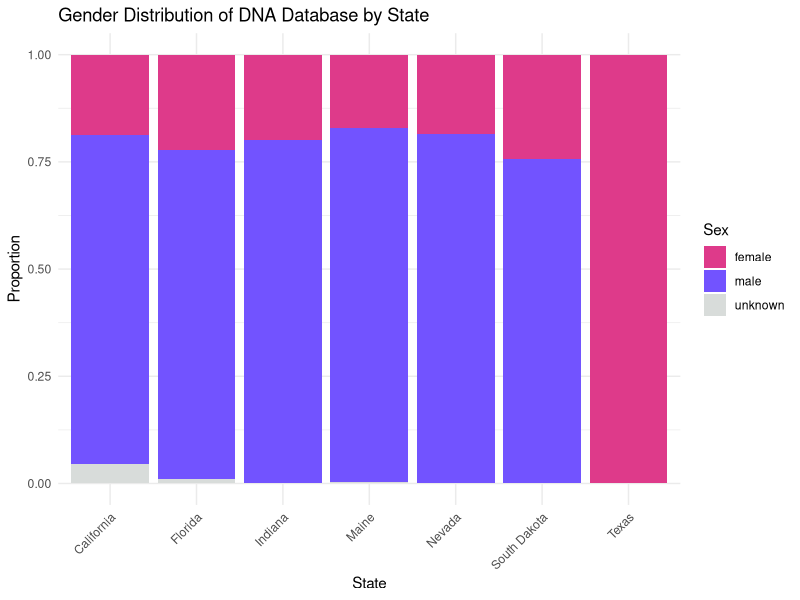
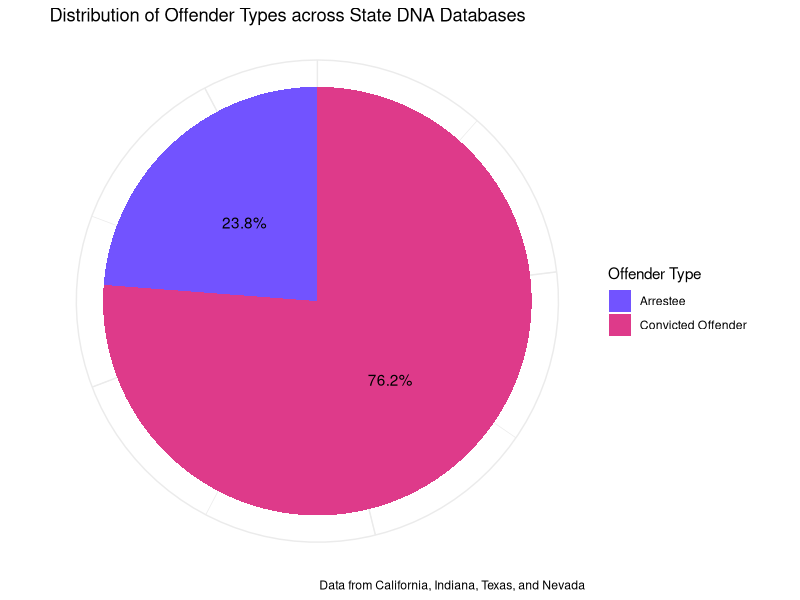
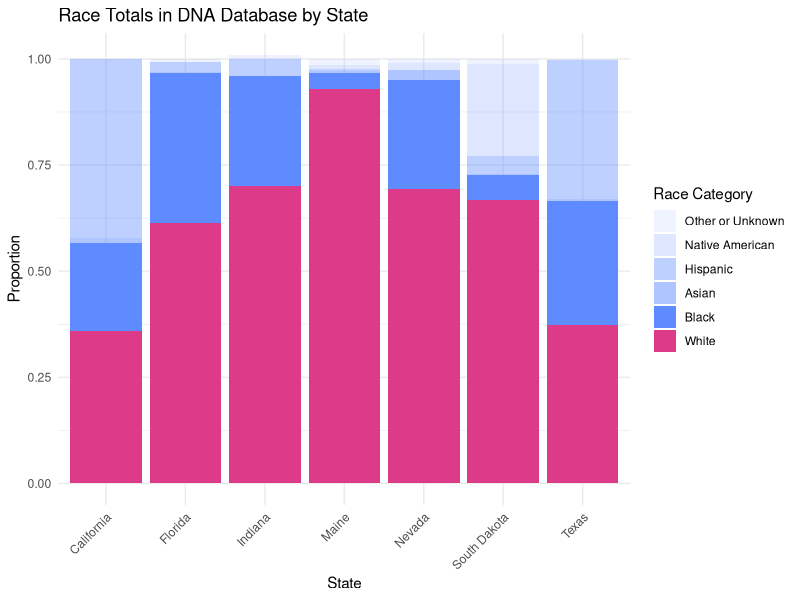
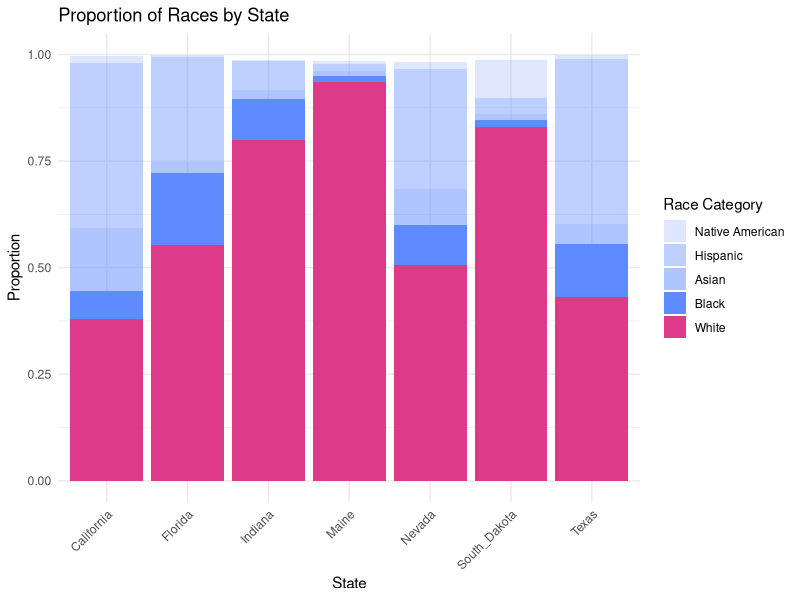
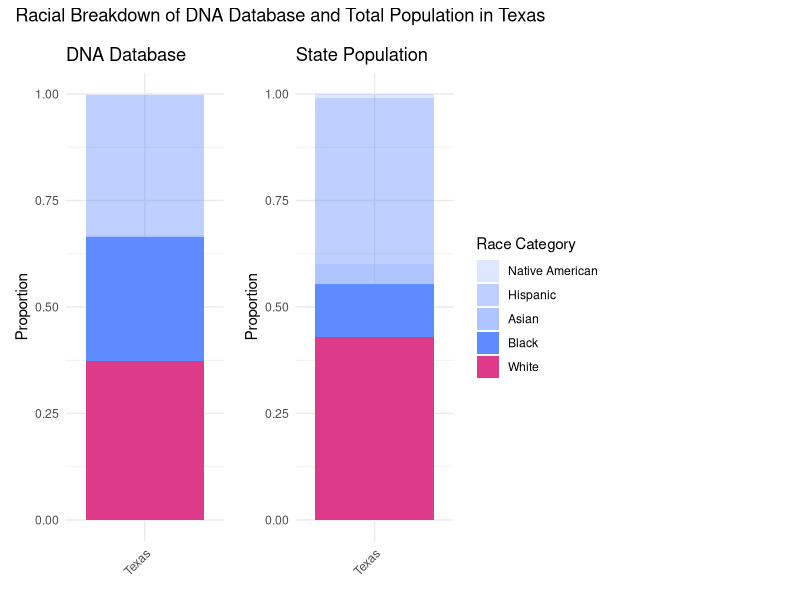
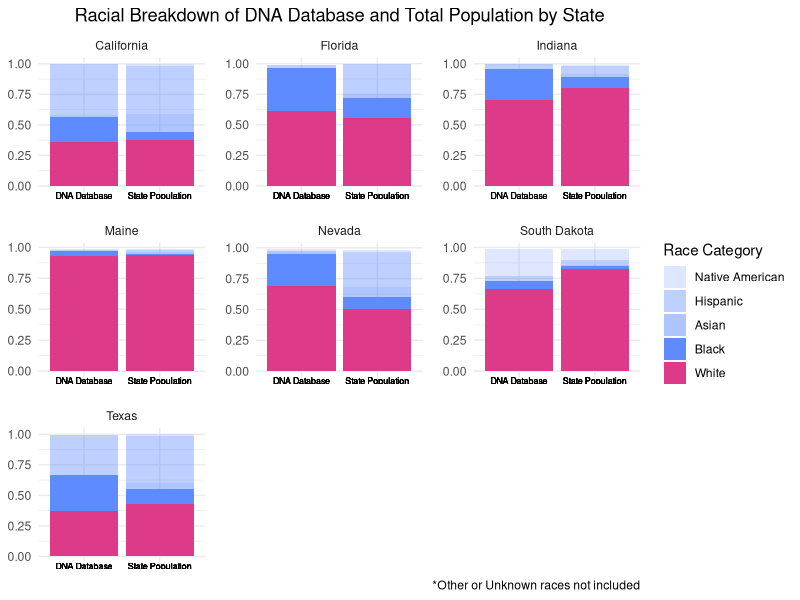
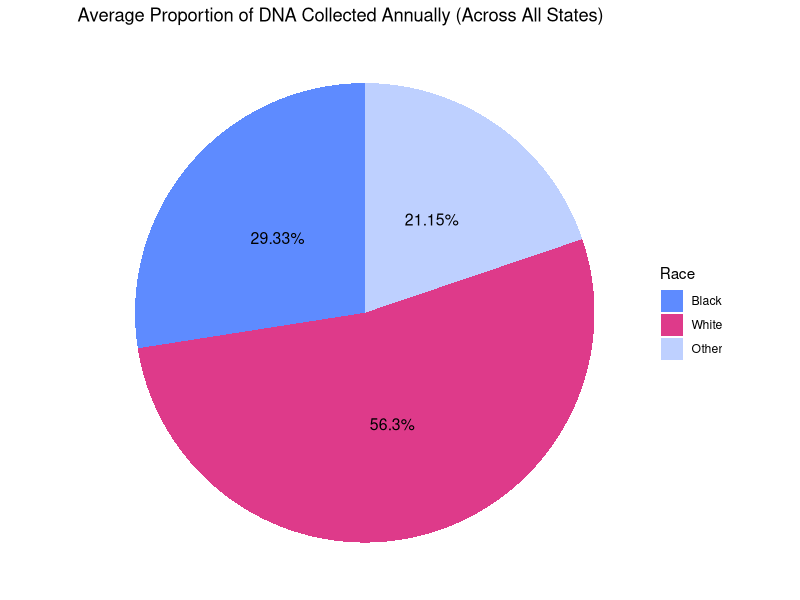
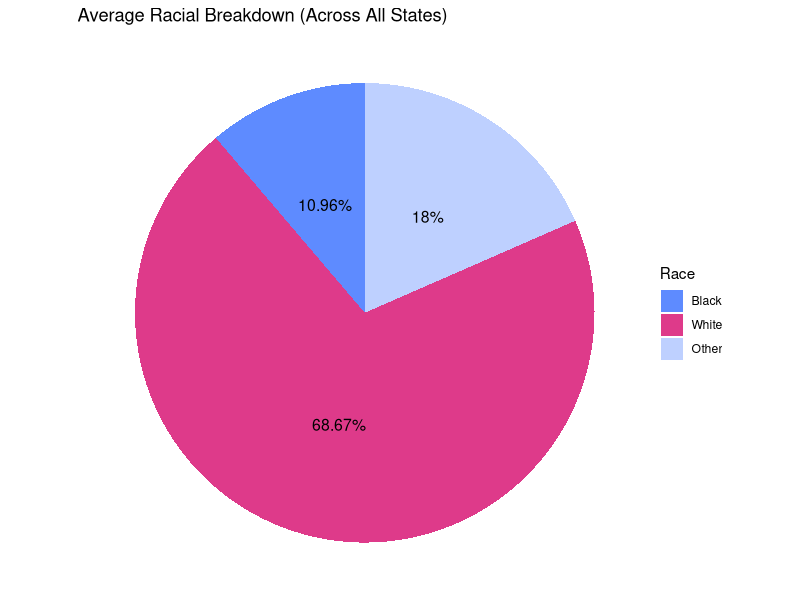

These figures' R source, in order:
## ---- chunk 1

knitr::opts_chunk$set(eval = TRUE, echo = FALSE, warning = FALSE, fig.width = 7, fig.height = 6)

if (!requireNamespace("tidyverse", quietly = TRUE)) {
  install.packages("tidyverse")
}

if (!requireNamespace("knitr", quietly = TRUE)) {
  install.packages("knitr")
}

if (!requireNamespace("patchwork", quietly = TRUE)) {
  install.packages("patchwork")
}


library(tidyverse)
library(knitr)
library(patchwork)
## ---- chunk 2
data <- read_csv("data/Murphy_Appendix_all_data.csv", show_col_types = FALSE) 

## ---- chunk 3
data <- data |>
  select(-file) 
## ---- chunk 4
  data <- data |> 
      mutate(
        # Check if 'proportion' is in the variable_detailed
        is_proportion = grepl("proportion", variable_detailed, ignore.case = TRUE),
         
        # Create value_type based on the presence of 'proportion'
        value_type = ifelse(is_proportion, 
                          "proportion", 
                          "number"),
          
          # Remove 'proportion' text from variable_detailed
          variable_detailed = ifelse(is_proportion, gsub("proportion", "", variable_detailed, ignore.case = TRUE), variable_detailed),
          
          # Trim whitespace
          variable_detailed = trimws(variable_detailed),
          
          # cleaned variable_detailed to numeric
          variable_detailed_numeric = suppressWarnings(as.numeric(variable_detailed)),
          
          # Update value_type to "number" if variable_detailed_numeric is greater than 1
          value_type = ifelse(!is.na(variable_detailed_numeric) & variable_detailed_numeric > 1, 
                              "number", 
                              value_type)
      ) |> 
      # Drop temporary columns
      select(-is_proportion, -variable_detailed_numeric)

## ---- chunk 5
data <- data |> 
    rename(variable_type = variatble_type)

## ---- chunk 6
#race
data <- data |> 
  mutate(
    variable_detailed = case_when(
      variable_type == "race" & grepl("\\basian\\b", variable_detailed, ignore.case = TRUE) ~ "asian_total",
      variable_type == "race" & grepl("\\bblack\\b", variable_detailed, ignore.case = TRUE) ~ "black_total",
      variable_type == "race" & grepl("\\bafrican_american\\b", variable_detailed, ignore.case = TRUE) ~ "black_total",
      variable_type == "race" & grepl("\\bblack_\\b", variable_detailed, ignore.case = TRUE) ~ "black_total",
      variable_type == "race" & grepl("\\bhispanic\\b", variable_detailed, ignore.case = TRUE) ~ "hispanic_total",
      variable_type == "race" & grepl("\\bhispanic_\\b", variable_detailed, ignore.case = TRUE) ~ "hispanic_total",
      variable_type == "race" & grepl("\\bnative\\b", variable_detailed, ignore.case = TRUE) ~ "native_american_total",
      variable_type == "race" & grepl("\\bamerican_indian\\b", variable_detailed, ignore.case = TRUE) ~ "native_american_total",
       variable_type == "race" & grepl("\\bnative_american\\b", variable_detailed, ignore.case = TRUE) ~ "native_american_total",
      variable_type == "race" & grepl("\\bwhite\\b", variable_detailed, ignore.case = TRUE) ~ "white_total",
      variable_type == "race" & grepl("\\bcausasian\\b", variable_detailed, ignore.case = TRUE) ~ "white_total",
      variable_type == "race" & grepl("\\bcaucasian\\b", variable_detailed, ignore.case = TRUE) ~ "white_total",
      variable_type == "race" & grepl("\\bcausasian_\\b", variable_detailed, ignore.case = TRUE) ~ "white_total",
      variable_type == "race" & grepl("\\bother\\b", variable_detailed, ignore.case = TRUE) ~ "other_total",
      variable_type == "race" & grepl("\\basian_offender\\b", variable_detailed, ignore.case = TRUE) ~ "asian_convicted_offender",
      variable_type == "race" & grepl("\\bblack_offender\\b", variable_detailed, ignore.case = TRUE) ~ "black_convicted_offender",
      variable_type == "race" & grepl("\\bhispanic_offender\\b", variable_detailed, ignore.case = TRUE) ~ "hispanic_convicted_offender",
      variable_type == "race" & grepl("\\bnative_american_offender\\b", variable_detailed, ignore.case = TRUE) ~ "native_american_convicted_offender",
      variable_type == "race" & grepl("\\bwhite_offender\\b", variable_detailed, ignore.case = TRUE) ~ "white_convicted_offender",
      variable_type == "race" & grepl("\\bcaucasian_offender\\b", variable_detailed, ignore.case = TRUE) ~ "white_convicted_offender",
      variable_type == "race" & grepl("\\bcaucasian_convicted_offender\\b", variable_detailed, ignore.case = TRUE) ~ "white_convicted_offender",
      variable_type == "race" & grepl("\\bother_offender\\b", variable_detailed, ignore.case = TRUE) ~ "other_convicted_offender",
      variable_type == "race" & grepl("\\bafrican_american__convicted_offender\\b", variable_detailed, ignore.case = TRUE) ~ "black_convicted_offender",
      variable_type == "race" & grepl("\\bafrican_american_convicted_offender\\b", variable_detailed, ignore.case = TRUE) ~ "black_convicted_offender",
      variable_type == "race" & grepl("\\bafrican_american_offender\\b", variable_detailed, ignore.case = TRUE) ~ "black_convicted_offender",
      variable_type == "race" & grepl("\\bafrican_american_arrestee\\b", variable_detailed, ignore.case = TRUE) ~ "black_arrestee",
      variable_type == "race" & grepl("\\bcaucasian_arrestee\\b", variable_detailed, ignore.case = TRUE) ~ "white_arrestee",
      TRUE ~ variable_detailed
    ))
    
#DNA collection breakdown
data <- data |> 
  mutate(
    variable_detailed = case_when(
      variable_type == "DNA_collection_breakdown" & grepl("asian", variable_detailed, ignore.case = TRUE) ~ "asian_annual",
      variable_type == "DNA_collection_breakdown" & grepl("black", variable_detailed, ignore.case = TRUE) ~ "black_annual",
      variable_type == "DNA_collection_breakdown" & grepl("hispanic", variable_detailed, ignore.case = TRUE) ~ "hispanic_annual",
      variable_type == "DNA_collection_breakdown" & grepl("native", variable_detailed, ignore.case = TRUE) ~ "native_american_annual",
      variable_type == "DNA_collection_breakdown" & grepl("white", variable_detailed, ignore.case = TRUE) ~ "white_annual",
      variable_type == "DNA_collection_breakdown" & grepl("other", variable_detailed, ignore.case = TRUE) ~ "other_annual",
      TRUE ~ variable_detailed
    )
  )
    
## ---- chunk 7
# Update 'variable_type' to 'race' where it is 'DNA_collection_breakdown'

data <- data |> 
  mutate(
    variable_type = ifelse(variable_type == "DNA_collection_breakdown", "race", variable_type))
## ---- chunk 8
#state demographic
data <- data |> 
  mutate(
    variable_detailed = case_when(
      variable_type == "state_demographic" & grepl("asian", variable_detailed, ignore.case = TRUE) ~ "asian_state",
      variable_type == "state_demographic" & grepl("black", variable_detailed, ignore.case = TRUE) ~ "black_state",
      variable_type == "state_demographic" & grepl("hispanic", variable_detailed, ignore.case = TRUE) ~ "hispanic_state",
      variable_type == "state_demographic" & grepl("native", variable_detailed, ignore.case = TRUE) ~ "native_american_state",
      variable_type == "state_demographic" & grepl("white", variable_detailed, ignore.case = TRUE) ~ "white_state",
      variable_type == "state_demographic" & grepl("other", variable_detailed, ignore.case = TRUE) ~ "other_state",
      TRUE ~ variable_detailed
    )
  )

## ---- chunk 9
# Update 'variable_type' to 'race' where it is 'state_demographic'

data <- data |> 
  mutate(
    variable_type = ifelse(variable_type == "state_demographic", "race", variable_type))
## ---- chunk 10
#population data collected variables
data <- data |> 
  mutate(
    variable_detailed = case_when(
      variable_type == "population_data_collected" & grepl("asian", variable_detailed, ignore.case = TRUE) ~ "asian_pop_collected",
      variable_type == "population_data_collected" & grepl("black", variable_detailed, ignore.case = TRUE) ~ "black_pop_collected",
      variable_type == "population_data_collected" & grepl("hispanic", variable_detailed, ignore.case = TRUE) ~ "hispanic_pop_collected",
      variable_type == "population_data_collected" & grepl("native", variable_detailed, ignore.case = TRUE) ~ "native_american_pop_collected",
      variable_type == "population_data_collected" & grepl("white", variable_detailed, ignore.case = TRUE) ~ "white_pop_collected",
      variable_type == "population_data_collected" & grepl("other", variable_detailed, ignore.case = TRUE) ~ "other_pop_collected",
      TRUE ~ variable_detailed
    )
  )
## ---- chunk 11
# Update 'variable_type' to 'race' where it is 'population_data_collected'

data <- data |> 
  mutate(
    variable_type = ifelse(variable_type == "population_data_collected", "race", variable_type))
## ---- chunk 12
#sex variable type
data <- data |> 
  mutate(
    variable_detailed = case_when(
      variable_type == "sex" & grepl("\\bfemale\\b", variable_detailed, ignore.case = TRUE) ~ "female_total",
      variable_type == "sex" & grepl("\\bfemale_\\b", variable_detailed, ignore.case = TRUE) ~ "female_total",
      variable_type == "sex" & grepl("\\bfemales\\b", variable_detailed, ignore.case = TRUE) ~ "female_total",
      variable_type == "sex" & grepl("\\bfemale_offender\\b", variable_detailed, ignore.case = TRUE) ~ "female_convicted_offender",
      variable_type == "sex" & grepl("\\bmale\\b", variable_detailed, ignore.case = TRUE) ~ "male_total",
      variable_type == "sex" & grepl("\\bmale_\\b", variable_detailed, ignore.case = TRUE) ~ "male_total",
      variable_type == "sex" & grepl("\\bmales\\b", variable_detailed, ignore.case = TRUE) ~ "male_total",
      TRUE ~ variable_detailed 
    )
  )
## ---- chunk 13
data <- data |> 
  mutate(
    variable_type = ifelse(variable_type == "gender", "sex", variable_type))
## ---- chunk 14
data <- data |> 
  mutate(
    variable_detailed = case_when(
      variable_type == "offender_type" & grepl("\\barrestee\\b", variable_detailed, ignore.case = TRUE) ~ "arrestee_total",
      variable_type == "offender_type" & grepl("\\barrested_offender\\b", variable_detailed, ignore.case = TRUE) ~ "arrestee_total",
      variable_type == "offender_type" & grepl("\\bconvicted_offender\\b", variable_detailed, ignore.case = TRUE) ~ "convicted_offender_total",
      variable_type == "offender_type" & grepl("\\bconviceted_offender\\b", variable_detailed, ignore.case = TRUE) ~ "convicted_offender_total",
      variable_type == "offender_type" & grepl("\\boffender\\b", variable_detailed, ignore.case = TRUE) ~ "convicted_offender_total",
      TRUE ~ variable_detailed 
    )
  )
## ---- chunk 15
write.csv(data, "data/murphy_foia_cleaned.csv")
## ---- chunk 16
data_sample <- data |> sample_n(5)
kable(data_sample, caption = "Sample of the Full Data")
## ---- chunk 17
#creating gender database
data_gender <- data |> 
  filter(variable_type == "sex")
## ---- chunk 18

#California totals
california_totals <- data_gender |> 
  filter(State == "California") |> 
  summarise(
    male_total = sum(value[grepl("male", variable_detailed, ignore.case = TRUE)]),
    female_total = sum(value[grepl("female", variable_detailed, ignore.case = TRUE)]),
    unknown_total = sum(value[grepl("unknown", variable_detailed, ignore.case = TRUE)])
  ) 

california_totals <- california_totals |>  
  pivot_longer(cols = everything(), names_to = "variable_detailed", values_to = "value")|> 
  mutate(
    State = "California",
    variable_type = "sex",
    value_type = "proportion"
  )
## ---- chunk 19
#create dataset with gender values as proportions only
data_gender_proportions <- data_gender  |> 
  group_by(State, variable_type, value_type) |>   # group by columns
  mutate(proportion = value / sum(value)) |>      # calculate proportion
  ungroup() |>                                    # Ungroup
  select(-value, -value_type)|>                   # remove value and value_type
  rename(proportion_value = proportion)           # Rename new column

data_gender_simplified <- data_gender_proportions |> 
  mutate(
 simplified_sex = case_when(
      str_detect(variable_detailed, "\\bmale\\b") ~ "male",
      str_detect(variable_detailed, "\\bmale_total\\b") ~ "male",
      str_detect(variable_detailed, "\\bmale_convicted_offender\\b") ~ "male",
      str_detect(variable_detailed, "\\bmale_arrestee\\b") ~ "male",
      str_detect(variable_detailed, "\\bfemale_total\\b") ~ "female",
      str_detect(variable_detailed, "\\bfemale_convicted_offender\\b") ~ "female",
      str_detect(variable_detailed, "\\bfemale_offender\\b") ~ "female",
      str_detect(variable_detailed, "\\bfemale_arrestee\\b") ~ "female",
      str_detect(variable_detailed, "\\bfemale\\b") ~ "female",
      TRUE ~ "unknown"
    )
  ) |> 
  group_by(State, simplified_sex) |> 
  summarize(total_value = sum(proportion_value), .groups = 'drop')

#stacked bar chart simplified
ggplot(data_gender_simplified, aes(x = State, y = total_value, fill = simplified_sex)) +
  geom_bar(stat = "identity") +  # Stacked bar chart by default
  scale_fill_manual(values = c("#DE3A8A", "#7253FF", "#D8DCDA")) +  # color palette
  labs(y = "Proportion", x = "State", title = "Gender Distribution of DNA Database by State", fill = "Sex") +
  theme_minimal() +
  theme(axis.text.x = element_text(angle = 45, hjust = 1))

## ---- chunk 20
data_offender_type <- data |> 
  filter(variable_type == "offender_type")

#pie chart of offender type

# Rename the offender types
data_offender_type_renamed <- data_offender_type |> 
  mutate(variable_detailed = case_when(
    variable_detailed == "arrestee_total" ~ "Arrestee",
    variable_detailed == "convicted_offender_total" ~ "Convicted Offender",
    TRUE ~ variable_detailed
  ))

# Filter and group by offender type, then summarize
data_offender_type_summarized <- data_offender_type_renamed |> 
  filter(variable_detailed %in% c("Arrestee", "Convicted Offender")) |> 
  group_by(variable_detailed) |> 
  summarize(total_value = sum(value, na.rm = TRUE))

# Calculate total sum of the summarized data
full_value <- sum(data_offender_type_summarized$total_value, na.rm = TRUE)

# Calculate percentages and create labels
data_offender_type_summarized <- data_offender_type_summarized |> 
  mutate(percentage = total_value / full_value * 100,
         label = paste0(round(percentage, 1), "%"))

# Create the pie chart
ggplot(data_offender_type_summarized, aes(x = "", y = total_value, fill = variable_detailed)) +
  geom_bar(stat = "identity", width = 1) +
  coord_polar("y") +  # Converts bar chart to pie chart
  labs(title = "Distribution of Offender Types across State DNA Databases", caption = "Data from California, Indiana, Texas, and Nevada", fill = "Offender Type") +
  geom_text(aes(label = label), position = position_stack(vjust = 0.5)) +
  theme_minimal() +
  theme(axis.title.x = element_blank(),
        axis.title.y = element_blank(),
        axis.ticks = element_blank(),
        axis.text = element_blank()) +
  scale_fill_manual(values = c("#7253FF", "#DE3A8A"))

## ---- chunk 21
#create data set with variable_type "race"
data_race <- data |> 
  filter(variable_type == "race")

#Summary stats
data_state <- data_race |> 
  filter(str_detect(variable_detailed, "_state"))

black_state <- data_state |> 
  filter(variable_detailed == "black_state") |>
  mutate(percentage = round(value * 100, 2))

# Top 3 states with the highest value for "black_state"
top_3_highest <- black_state |> 
  arrange(desc(percentage)) |> 
  slice_head(n = 3) |> 
  select(State, percentage)

# Top 3 states with the lowest value for "black_state"
top_3_lowest <- black_state |> 
  arrange(percentage) |> 
  slice_head(n = 3) |> 
  select(State, percentage)

# Average value for "black_state" across all states
average_black <- black_state |> 
  summarise(average_proportion = mean(value, na.rm = TRUE) * 100)

# Output the results

kable(top_3_highest, caption = "States with Highest Black Population", format = "markdown")

# Display the top 3 lowest states table
kable(top_3_lowest, caption = "States with Lowest Black Population", format = "markdown")
## ---- chunk 22
# Display the average value table
kable(average_black, caption = "Average Black Population Proportion Across All States", format = "markdown")


## ---- chunk 23
#create a data set with totals combining "convicted_offender" and "arrestee" data into totals by race
convicted_arrestee_totals <- data_race |> 
  filter(str_detect(variable_detailed, "_convicted_offender|_arrestee")) |> 
  mutate(variable_detailed = str_replace(variable_detailed, "_convicted_offender|_arrestee", "_total")) |> 
  group_by(State, variable_detailed) |> 
  summarize(value = sum(value), .groups = 'drop') |>
  mutate(value_type = "number")

# Combine and process race_totals
race_totals <- data_race |> 
  mutate(variable_detailed = case_when(
    str_detect(variable_detailed, "other_total|unknown") ~ "other_or_unknown",
    TRUE ~ variable_detailed
  )) |> 
  filter(str_detect(variable_detailed, "_total") | str_detect(variable_detailed, "other_or_unknown"))

# Add convicted_arrestee_totals to race_totals
race_totals <- race_totals |> 
  bind_rows(convicted_arrestee_totals) |> 
  group_by(State, variable_detailed) |> 
  summarize(value = sum(value), value_type = first(value_type), .groups = 'drop') |> 
  ungroup()

# Calculate the proportion value within each state
race_totals <- race_totals |> 
  group_by(State) |> 
  mutate(proportion_value = ifelse(value_type == "number", value / sum(value), NA)) |> 
  ungroup()

#keep already calculated proportions and remove value_type column
race_totals <- race_totals |> 
  mutate(proportion_value = ifelse(is.na(proportion_value), value, proportion_value)) |> 
  select(-value_type)

race_totals <- race_totals |> 
  mutate(percentage = round(proportion_value * 100, 2))

# Replace race category names for clarity
race_totals <- race_totals |> 
  mutate(variable_detailed = case_when(
    variable_detailed == "white_total" ~ "White",
    variable_detailed == "black_total" ~ "Black",
    variable_detailed == "asian_total" ~ "Asian",
    variable_detailed == "hispanic_total" ~ "Hispanic",
    variable_detailed == "native_american_total" ~ "Native American",
    variable_detailed == "other_total" ~ "Other or Unknown",
    variable_detailed == "other_or_unknown" ~ "Other or Unknown",
    TRUE ~ variable_detailed
  ))

average_black_database <- race_totals |> 
  filter(variable_detailed == "Black") |> 
  summarise(average_proportion = mean(percentage, na.rm = TRUE))

#and calculate average proportion of black people in DNA databases (use race_totals)
kable(average_black_database, caption = "Average Black Proportion In DNA Databases Across All States", format = "markdown")
## ---- chunk 24


# Set the desired order for race categories
desired_order <- c("Other or Unknown", "Native American", "Hispanic", "Asian", "Black", "White")

# Create the bar plot
ggplot(race_totals |> 
       mutate(variable_detailed = factor(variable_detailed, levels = desired_order)),
       aes(x = State, y = proportion_value, fill = variable_detailed)) +
  geom_bar(stat = "identity") + 
  labs(title = "Race Totals in DNA Database by State",
       x = "State",
       y = "Proportion",
       fill = "Race Category") +
  scale_fill_manual(values = c("#5E8BFF1A", "#5E8BFF33", "#5E8BFF66","#5E8BFF80", "#5E8BFF", "#DE3A8A")) +
  theme_minimal() +
  theme(axis.text.x = element_text(angle = 45, hjust = 1))


#"#5E8BFF1A", "#5E8BFF33", "#5E8BFF66","#5E8BFF80", "#5E8BFF", "#DE3A8A"
## ---- chunk 25

#bar plot of state totals

selected_states <- c("California", "Florida", "Indiana", "Maine", "Nevada", "South_Dakota", "Texas")

select_states <- data_state |> 
  filter(State %in% selected_states) |> 
  mutate(variable_detailed = case_when(
    variable_detailed == "white_state" ~ "White",
    variable_detailed == "black_state" ~ "Black",
    variable_detailed == "asian_state" ~ "Asian",
    variable_detailed == "hispanic_state" ~ "Hispanic",
    variable_detailed == "native_american_state" ~ "Native American",
    TRUE ~ variable_detailed
  ))

desired_order <- c("Native American", "Hispanic", "Asian", "Black", "White")

ggplot(select_states |>
       mutate(variable_detailed = factor(variable_detailed, levels = desired_order)),
       aes(x = State, y = value, fill = variable_detailed)) +
  geom_bar(stat = "identity") +
  labs(title = "Proportion of Races by State", x = "State", y = "Proportion", fill = "Race Category") +
  scale_fill_manual(values = c("#5E8BFF33", "#5E8BFF66","#5E8BFF80", "#5E8BFF", "#DE3A8A")) +
  theme_minimal() +
  theme(axis.text.x = element_text(angle = 45, hjust = 1))
## ---- chunk 26

#side by side plots
desired_order <- c("Other or Unknown", "Native American", "Hispanic", "Asian", "Black", "White")

selected_states <- c("Texas")

plot1 <- ggplot(race_totals |> 
        filter(State %in% selected_states) |> 
       mutate(variable_detailed = factor(variable_detailed, levels = desired_order)),
       aes(x = State, y = proportion_value, fill = variable_detailed)) +
  geom_bar(stat = "identity") + 
  labs(title = "DNA Database",
       x = NULL,
       y = "Proportion") +
  scale_fill_manual(values = c("#5E8BFF1A", "#5E8BFF33", "#5E8BFF66","#5E8BFF80", "#5E8BFF", "#DE3A8A")) +
  theme_minimal() +
  theme(legend.position = "none") +
  theme(axis.text.x = element_text(angle = 45, hjust = 1))

data_state <- data_race |> 
  filter(str_detect(variable_detailed, "_state"))

selected_states <- c("Texas")

select_states <- data_state |> 
  filter(State %in% selected_states) |> 
  mutate(variable_detailed = case_when(
    variable_detailed == "white_state" ~ "White",
    variable_detailed == "black_state" ~ "Black",
    variable_detailed == "asian_state" ~ "Asian",
    variable_detailed == "hispanic_state" ~ "Hispanic",
    variable_detailed == "native_american_state" ~ "Native American",
    TRUE ~ variable_detailed
  ))

desired_order <- c("Native American", "Hispanic", "Asian", "Black", "White")

plot2 <- ggplot(select_states |>
       mutate(variable_detailed = factor(variable_detailed, levels = desired_order)),
       aes(x = State, y = value, fill = variable_detailed)) +
  geom_bar(stat = "identity") +
  labs(title = "State Population", x = NULL, y = "Proportion", fill = "Race Category") +
  scale_fill_manual(values = c("#5E8BFF33", "#5E8BFF66","#5E8BFF80", "#5E8BFF", "#DE3A8A")) +
  theme_minimal() +
  theme(axis.text.x = element_text(angle = 45, hjust = 1))

combined_plot <- plot1 + plot2 +
  theme(plot.margin = margin(10, 10, 10, 10)) +
  plot_annotation(title = "Racial Breakdown of DNA Database and Total Population in Texas") +
  plot_spacer()
combined_plot
## ---- chunk 27
combined_data <- race_totals |> 
  mutate(dataset = "DNA Database",
         variable_detailed = factor(variable_detailed, levels = desired_order),
         proportion_value = proportion_value) |>
  select(State, variable_detailed, proportion_value, dataset) |> 
  rename(value = proportion_value) |>
  bind_rows(
    data_race |> 
      filter(str_detect(variable_detailed, "_state")) |> 
      mutate(
        variable_detailed = case_when(
          variable_detailed == "white_state" ~ "White",
          variable_detailed == "black_state" ~ "Black",
          variable_detailed == "asian_state" ~ "Asian",
          variable_detailed == "hispanic_state" ~ "Hispanic",
          variable_detailed == "native_american_state" ~ "Native American",
          TRUE ~ variable_detailed
        ),
        dataset = "State Population",
        variable_detailed = factor(variable_detailed, levels = desired_order)
      ) |> 
      select(State, variable_detailed, value, dataset)
  )

combined_data <- combined_data |> 
  mutate(
    State = case_when(
      State == "South_Dakota" ~ "South Dakota",
      TRUE ~ State)
  )

combined_data <- combined_data |> 
  filter(State %in% unique(combined_data$State[combined_data$dataset == "DNA Database"]))|>
  filter(!is.na(variable_detailed))

label_data <- combined_data  |> 
  group_by(State, dataset, variable_detailed)  |> 
  summarize(value = sum(value), .groups = "keep")  |> 
  ungroup()

## ---- chunk 28

# Plot using facet_wrap
combined_plot <- ggplot(combined_data, aes(x = dataset, y = value, fill = variable_detailed)) +
  geom_bar(stat = "identity", position = "stack") +
  geom_text(data = label_data, aes(x = dataset, y = -0.05, label = dataset),
            size = 2.25,  # Make the text smaller
            vjust = 1, 
            hjust = 0.5, 
            fontface = "plain") + 
  labs(title = "Racial Breakdown of DNA Database and Total Population by State",
       x = "Dataset",
       y = "Proportion",
       fill = "Race Category",
       caption = "*Other or Unknown races not included") +
  scale_fill_manual(values = c("#5E8BFF33", "#5E8BFF66","#5E8BFF80", "#5E8BFF", "#DE3A8A")) +
  theme_minimal() +
  theme(
    plot.title = element_text(hjust = 0.5),
    axis.text.x = element_blank(),
    axis.title.x = element_blank(),
    strip.text.y = element_blank(),  # Removes y-axis strip labels if necessary
    axis.title.y = element_blank(),    # Removes y-axis title if it's not needed
    panel.spacing = unit(1, "lines")
  ) +
  facet_wrap(~ State, scales = "free_y", ncol = 3)

# Display the combined plot
combined_plot

## ---- chunk 29
#Racial Breakdown of Annual DNA Collection - extremes and averages (states with highest collection and average for black people and white people)
data_annual <- data_race |> 
  filter(value_type == "proportion" & str_detect(variable_detailed, "_annual"))

# Filter for Black annual data
black_annual <- data_annual |> 
  filter(str_detect(variable_detailed, "black_annual"))

avg_black_annual <- black_annual |> 
  summarise(percentage = round(mean(value, na.rm = TRUE) * 100, 2))

#and calculate average proportion of black people with DNA collected annually
kable(avg_black_annual, caption = "Average Proportion of DNA collected Annually that is from Black Americans (Across All States)", format = "markdown")

white_annual <- data_annual |> 
  filter(str_detect(variable_detailed, "white_annual"))

avg_white_annual <- white_annual |> 
  summarise(percentage = round(mean(value, na.rm = TRUE) * 100, 2))

#and calculate average proportion of black people with DNA collected annually
kable(avg_white_annual, caption = "Average Proportion of DNA collected Annually from White Americans (Across All States)", format = "markdown")
## ---- chunk 30
data_annual_pie <- data_annual |> 
  mutate(race_category = case_when(
    str_detect(variable_detailed, "black_annual") ~ "Black",
    str_detect(variable_detailed, "white_annual") ~ "White",
    TRUE ~ "Other")) |> 
    group_by(State, race_category) |> 
  summarise(total_value = sum(value, na.rm = TRUE), .groups = "keep")

summary_data_annual_pie <- data_annual_pie |> 
  group_by(race_category) |> 
  summarise(avg_data_annual = mean(total_value, na.rm = TRUE))

summary_data_annual_pie <- summary_data_annual_pie |> 
  mutate(label = paste0(round(avg_data_annual * 100, 2), "%")) |> 
  mutate(race_category = factor(race_category, levels = c("Black", "White", "Other")))

# Create the pie chart
ggplot(summary_data_annual_pie, aes(x ="", y = avg_data_annual, fill = race_category)) +
  geom_bar(stat = "identity", width = 1) +
  coord_polar("y") +
   geom_text(aes(label = label), position = position_stack(vjust = 0.5), color = "black", size = 4) +
  theme_void() +
  labs(title = "Average Proportion of DNA Collected Annually (Across All States)",
       fill = "Race") +
  scale_fill_manual(values = c("#5E8BFF", "#DE3A8A", "#5E8BFF66"))

data_state <- data_state |> 
  mutate(race_category = case_when(
    str_detect(variable_detailed, "black_state") ~ "Black",
    str_detect(variable_detailed, "white_state") ~ "White",
    TRUE ~ "Other")) |> 
    group_by(State, race_category) |> 
  summarise(total_value = sum(value, na.rm = TRUE), .groups = "keep")

summary_data_state <- data_state |> 
  group_by(race_category) |> 
  summarise(avg_data_state = mean(total_value, na.rm = TRUE))

summary_data_state <- summary_data_state |> 
  mutate(label = paste0(round(avg_data_state * 100, 2), "%")) |> 
  mutate(race_category = factor(race_category, levels = c("Black", "White", "Other")))

# Create the pie chart
ggplot(summary_data_state, aes(x ="", y = avg_data_state, fill = race_category)) +
  geom_bar(stat = "identity", width = 1) +
  coord_polar("y") +
   geom_text(aes(label = label), position = position_stack(vjust = 0.5), color = "black", size = 4) +
  theme_void() +
  labs(title = "Average Racial Breakdown (Across All States)",
       fill = "Race") +
  scale_fill_manual(values = c("#5E8BFF", "#DE3A8A", "#5E8BFF66"))

#combined_plot <- plot1 + plot2 +
#  plot_annotation(title = "Side by Side Pie Charts of Proportion of Races with DNA #Collected and Racial Breakdown of the Population Across All States") +
#  plot_layout(ncol = 2) & theme(plot.margin = unit(c(1, 2, 1, 2), "cm")) +
#  plot_spacer()
#combined_plot
## ---- chunk 31
# Find the state with the highest value of black_annual
state_highest_black_annual <- black_annual |> 
  filter(value == max(value, na.rm = TRUE)) |> 
  mutate(percentage = value * 100) |> 
  select(State, percentage)

# Find the state with the lowest value of black_annual
state_lowest_black_annual <- black_annual |> 
  filter(value == min(value, na.rm = TRUE)) |> 
  mutate(percentage = value * 100) |> 
  select(State, percentage)

# Print the results
kable(state_highest_black_annual, caption = "State with Highest Proportion of Black American DNA Collected Annually", format = "markdown")
kable(state_lowest_black_annual, caption = "State with Lowest Proportion of Black American DNA Collected Annually", format = "markdown")


# Find the state with the highest value of white_annual
state_highest_white_annual <- white_annual |> 
  filter(value == max(value, na.rm = TRUE)) |> 
  mutate(percentage = value * 100) |> 
  select(State, percentage)

# Find the state with the lowest value of white_annual
state_lowest_white_annual <- white_annual |> 
  filter(value == min(value, na.rm = TRUE)) |> 
  mutate(percentage = value * 100) |> 
  select(State, percentage)

# Print the results
kable(state_highest_white_annual, caption = "State with Highest Proportion of White American DNA Collected Annually", format = "markdown")
kable(state_lowest_white_annual, caption = "State with Lowest Proportion of White American DNA Collected Annually", format = "markdown")



## ---- chunk 32
#Graph showing stats of percent of population 

data_pop_collected <- data_race |> 
  filter(str_detect(variable_detailed, "_pop_collected")) |> 
  mutate(race_category = case_when(
    str_detect(variable_detailed, "black") ~ "Black",
    str_detect(variable_detailed, "white") ~ "White",
    TRUE ~ "Other"
  )) |> 
    group_by(State, race_category) |> 
  summarise(total_value = sum(value, na.rm = TRUE), .groups = "keep")

summary_pop_collected <- data_pop_collected |> 
  group_by(race_category) |> 
  summarise(avg_pop_collected = mean(total_value, na.rm = TRUE))

summary_pop_collected <- summary_pop_collected |> 
  mutate(label = paste0(round(avg_pop_collected * 100, 2), "%")) |> 
  mutate(race_category = factor(race_category, levels = c("Black", "White", "Other")))

# Create the pie chart
ggplot(summary_pop_collected, aes(x ="", y = avg_pop_collected, fill = race_category)) +
  geom_bar(stat = "identity", width = 1) +
  coord_polar("y") +
   geom_text(aes(label = label), position = position_stack(vjust = 0.5), color = "black", size = 4) +
  theme_void() +
  labs(title = "Average Percentage of Each Race with DNA Collected Annually",
       fill = "Race") +
  scale_fill_manual(values = c("#5E8BFF", "#DE3A8A", "#5E8BFF66"))

## ---- chunk 33
